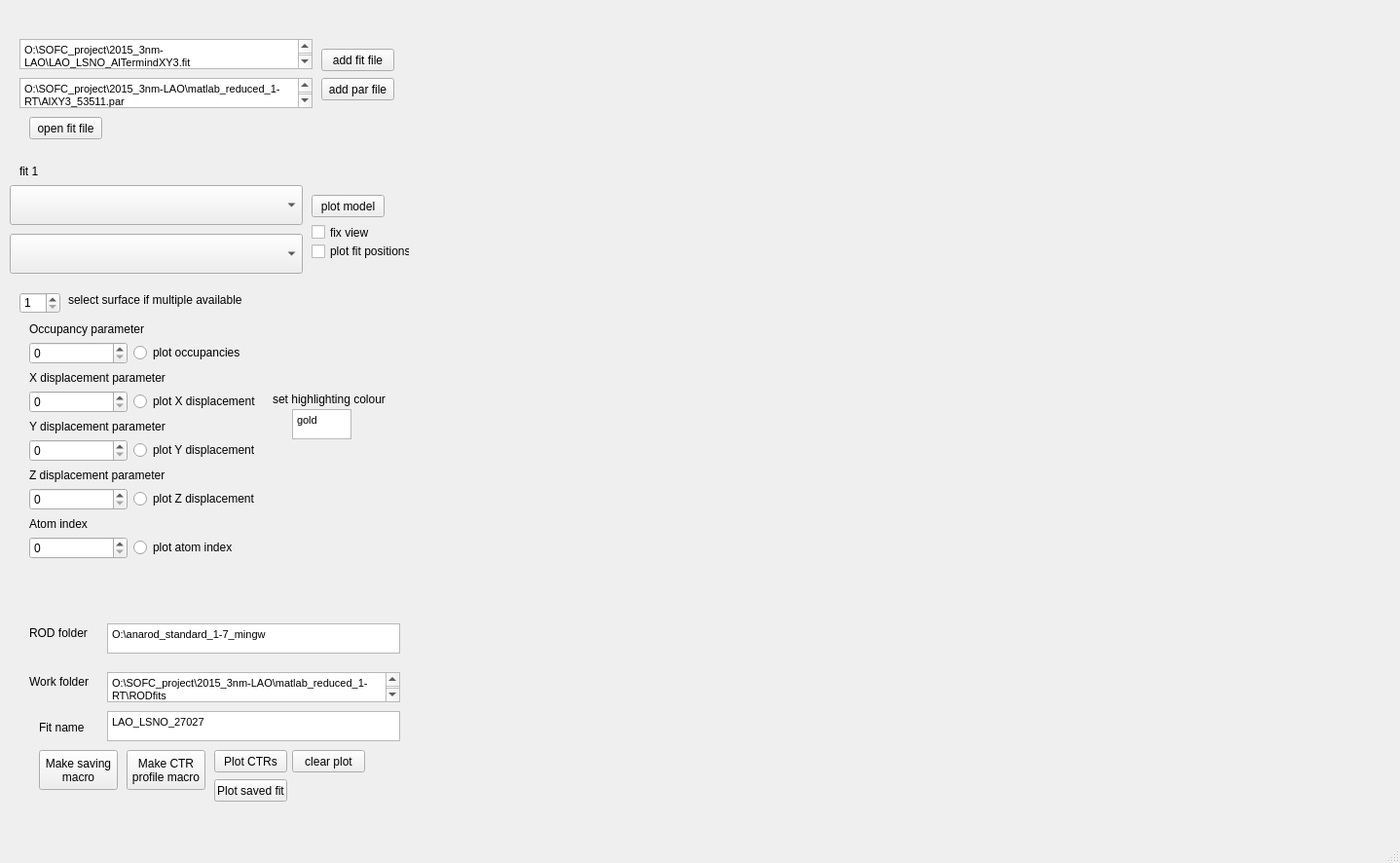
<?xml version="1.0" encoding="UTF-8"?>
<ui version="4.0">
 <class>MainWindow</class>
 <widget class="QMainWindow" name="MainWindow">
  <property name="geometry">
   <rect>
    <x>0</x>
    <y>0</y>
    <width>1438</width>
    <height>886</height>
   </rect>
  </property>
  <property name="windowTitle">
   <string>MainWindow</string>
  </property>
  <widget class="QWidget" name="centralwidget">
   <widget class="QLabel" name="label">
    <property name="geometry">
     <rect>
      <x>20</x>
      <y>160</y>
      <width>141</width>
      <height>31</height>
     </rect>
    </property>
    <property name="text">
     <string>fit 1</string>
    </property>
   </widget>
   <widget class="QTextEdit" name="text1">
    <property name="geometry">
     <rect>
      <x>20</x>
      <y>40</y>
      <width>301</width>
      <height>31</height>
     </rect>
    </property>
    <property name="html">
     <string>&lt;!DOCTYPE HTML PUBLIC &quot;-//W3C//DTD HTML 4.0//EN&quot; &quot;http://www.w3.org/TR/REC-html40/strict.dtd&quot;&gt;
&lt;html&gt;&lt;head&gt;&lt;meta name=&quot;qrichtext&quot; content=&quot;1&quot; /&gt;&lt;style type=&quot;text/css&quot;&gt;
p, li { white-space: pre-wrap; }
&lt;/style&gt;&lt;/head&gt;&lt;body style=&quot; font-family:'MS Shell Dlg 2'; font-size:8.25pt; font-weight:400; font-style:normal;&quot;&gt;
&lt;p style=&quot; margin-top:0px; margin-bottom:0px; margin-left:0px; margin-right:0px; -qt-block-indent:0; text-indent:0px;&quot;&gt;O:\SOFC_project\2015_3nm-LAO\LAO_LSNO_AlTermindXY3.fit&lt;/p&gt;&lt;/body&gt;&lt;/html&gt;</string>
    </property>
   </widget>
   <widget class="QPushButton" name="plotbutton1">
    <property name="geometry">
     <rect>
      <x>320</x>
      <y>200</y>
      <width>75</width>
      <height>23</height>
     </rect>
    </property>
    <property name="text">
     <string>plot model</string>
    </property>
   </widget>
   <widget class="QWidget" name="verticalLayoutWidget">
    <property name="geometry">
     <rect>
      <x>420</x>
      <y>40</y>
      <width>991</width>
      <height>751</height>
     </rect>
    </property>
    <layout class="QVBoxLayout" name="vlayout1"/>
   </widget>
   <widget class="QTextEdit" name="occhigh">
    <property name="geometry">
     <rect>
      <x>300</x>
      <y>420</y>
      <width>61</width>
      <height>31</height>
     </rect>
    </property>
    <property name="html">
     <string>&lt;!DOCTYPE HTML PUBLIC &quot;-//W3C//DTD HTML 4.0//EN&quot; &quot;http://www.w3.org/TR/REC-html40/strict.dtd&quot;&gt;
&lt;html&gt;&lt;head&gt;&lt;meta name=&quot;qrichtext&quot; content=&quot;1&quot; /&gt;&lt;style type=&quot;text/css&quot;&gt;
p, li { white-space: pre-wrap; }
&lt;/style&gt;&lt;/head&gt;&lt;body style=&quot; font-family:'MS Shell Dlg 2'; font-size:8.25pt; font-weight:400; font-style:normal;&quot;&gt;
&lt;p style=&quot; margin-top:0px; margin-bottom:0px; margin-left:0px; margin-right:0px; -qt-block-indent:0; text-indent:0px;&quot;&gt;gold&lt;/p&gt;&lt;/body&gt;&lt;/html&gt;</string>
    </property>
   </widget>
   <widget class="QLabel" name="label_4">
    <property name="geometry">
     <rect>
      <x>280</x>
      <y>400</y>
      <width>121</width>
      <height>20</height>
     </rect>
    </property>
    <property name="text">
     <string>set highlighting colour</string>
    </property>
   </widget>
   <widget class="QTextEdit" name="par1">
    <property name="geometry">
     <rect>
      <x>20</x>
      <y>80</y>
      <width>301</width>
      <height>31</height>
     </rect>
    </property>
    <property name="html">
     <string>&lt;!DOCTYPE HTML PUBLIC &quot;-//W3C//DTD HTML 4.0//EN&quot; &quot;http://www.w3.org/TR/REC-html40/strict.dtd&quot;&gt;
&lt;html&gt;&lt;head&gt;&lt;meta name=&quot;qrichtext&quot; content=&quot;1&quot; /&gt;&lt;style type=&quot;text/css&quot;&gt;
p, li { white-space: pre-wrap; }
&lt;/style&gt;&lt;/head&gt;&lt;body style=&quot; font-family:'MS Shell Dlg 2'; font-size:8.25pt; font-weight:400; font-style:normal;&quot;&gt;
&lt;p style=&quot; margin-top:0px; margin-bottom:0px; margin-left:0px; margin-right:0px; -qt-block-indent:0; text-indent:0px;&quot;&gt;O:\SOFC_project\2015_3nm-LAO\matlab_reduced_1-RT\AlXY3_53511.par&lt;/p&gt;&lt;/body&gt;&lt;/html&gt;</string>
    </property>
   </widget>
   <widget class="QCheckBox" name="parcheck">
    <property name="geometry">
     <rect>
      <x>320</x>
      <y>250</y>
      <width>101</width>
      <height>16</height>
     </rect>
    </property>
    <property name="text">
     <string>plot fit positions</string>
    </property>
   </widget>
   <widget class="QCheckBox" name="checkfix">
    <property name="geometry">
     <rect>
      <x>320</x>
      <y>230</y>
      <width>70</width>
      <height>17</height>
     </rect>
    </property>
    <property name="text">
     <string>fix view</string>
    </property>
   </widget>
   <widget class="QWidget" name="layoutWidget">
    <property name="geometry">
     <rect>
      <x>30</x>
      <y>330</y>
      <width>238</width>
      <height>244</height>
     </rect>
    </property>
    <layout class="QGridLayout" name="gridLayout">
     <item row="10" column="0">
      <widget class="QSpinBox" name="atomindex"/>
     </item>
     <item row="3" column="1">
      <widget class="QRadioButton" name="xbutton">
       <property name="text">
        <string>plot X displacement</string>
       </property>
      </widget>
     </item>
     <item row="5" column="0">
      <widget class="QSpinBox" name="yspin"/>
     </item>
     <item row="6" column="0" colspan="2">
      <widget class="QLabel" name="label_6">
       <property name="text">
        <string>Z displacement parameter</string>
       </property>
      </widget>
     </item>
     <item row="8" column="0" colspan="2">
      <widget class="QLabel" name="label_9">
       <property name="text">
        <string>Atom index</string>
       </property>
      </widget>
     </item>
     <item row="7" column="1">
      <widget class="QRadioButton" name="zbutton">
       <property name="text">
        <string>plot Z displacement</string>
       </property>
      </widget>
     </item>
     <item row="1" column="0">
      <widget class="QSpinBox" name="occspin"/>
     </item>
     <item row="4" column="0" colspan="2">
      <widget class="QLabel" name="label_8">
       <property name="text">
        <string>Y displacement parameter</string>
       </property>
      </widget>
     </item>
     <item row="7" column="0">
      <widget class="QSpinBox" name="zspin"/>
     </item>
     <item row="1" column="1">
      <widget class="QRadioButton" name="occbutton">
       <property name="text">
        <string>plot occupancies</string>
       </property>
      </widget>
     </item>
     <item row="5" column="1">
      <widget class="QRadioButton" name="ybutton">
       <property name="text">
        <string>plot Y displacement</string>
       </property>
      </widget>
     </item>
     <item row="3" column="0">
      <widget class="QSpinBox" name="xspin"/>
     </item>
     <item row="10" column="1">
      <widget class="QRadioButton" name="atomindbutton">
       <property name="text">
        <string>plot atom index</string>
       </property>
      </widget>
     </item>
     <item row="2" column="0" colspan="2">
      <widget class="QLabel" name="label_7">
       <property name="text">
        <string>X displacement parameter</string>
       </property>
      </widget>
     </item>
     <item row="0" column="0" colspan="2">
      <widget class="QLabel" name="label_3">
       <property name="text">
        <string>Occupancy parameter</string>
       </property>
      </widget>
     </item>
    </layout>
   </widget>
   <widget class="QComboBox" name="fitcombo">
    <property name="geometry">
     <rect>
      <x>10</x>
      <y>190</y>
      <width>301</width>
      <height>41</height>
     </rect>
    </property>
   </widget>
   <widget class="QPushButton" name="addfit">
    <property name="geometry">
     <rect>
      <x>330</x>
      <y>50</y>
      <width>75</width>
      <height>23</height>
     </rect>
    </property>
    <property name="text">
     <string>add fit file</string>
    </property>
   </widget>
   <widget class="QComboBox" name="parcombo">
    <property name="geometry">
     <rect>
      <x>10</x>
      <y>240</y>
      <width>301</width>
      <height>41</height>
     </rect>
    </property>
   </widget>
   <widget class="QPushButton" name="addpar">
    <property name="geometry">
     <rect>
      <x>330</x>
      <y>80</y>
      <width>75</width>
      <height>23</height>
     </rect>
    </property>
    <property name="text">
     <string>add par file</string>
    </property>
   </widget>
   <widget class="QSpinBox" name="partspin">
    <property name="geometry">
     <rect>
      <x>20</x>
      <y>300</y>
      <width>42</width>
      <height>22</height>
     </rect>
    </property>
    <property name="minimum">
     <number>1</number>
    </property>
   </widget>
   <widget class="QPushButton" name="openfit">
    <property name="geometry">
     <rect>
      <x>30</x>
      <y>120</y>
      <width>75</width>
      <height>23</height>
     </rect>
    </property>
    <property name="text">
     <string>open fit file</string>
    </property>
   </widget>
   <widget class="QLabel" name="label_2">
    <property name="geometry">
     <rect>
      <x>70</x>
      <y>300</y>
      <width>201</width>
      <height>16</height>
     </rect>
    </property>
    <property name="text">
     <string>select surface if multiple available</string>
    </property>
   </widget>
   <widget class="QPushButton" name="plotctrs">
    <property name="geometry">
     <rect>
      <x>220</x>
      <y>770</y>
      <width>75</width>
      <height>23</height>
     </rect>
    </property>
    <property name="text">
     <string>Plot CTRs</string>
    </property>
   </widget>
   <widget class="QTextEdit" name="workfoldertext">
    <property name="geometry">
     <rect>
      <x>110</x>
      <y>690</y>
      <width>301</width>
      <height>31</height>
     </rect>
    </property>
    <property name="html">
     <string>&lt;!DOCTYPE HTML PUBLIC &quot;-//W3C//DTD HTML 4.0//EN&quot; &quot;http://www.w3.org/TR/REC-html40/strict.dtd&quot;&gt;
&lt;html&gt;&lt;head&gt;&lt;meta name=&quot;qrichtext&quot; content=&quot;1&quot; /&gt;&lt;style type=&quot;text/css&quot;&gt;
p, li { white-space: pre-wrap; }
&lt;/style&gt;&lt;/head&gt;&lt;body style=&quot; font-family:'MS Shell Dlg 2'; font-size:8.25pt; font-weight:400; font-style:normal;&quot;&gt;
&lt;p style=&quot; margin-top:0px; margin-bottom:0px; margin-left:0px; margin-right:0px; -qt-block-indent:0; text-indent:0px;&quot;&gt;O:\SOFC_project\2015_3nm-LAO\matlab_reduced_1-RT\RODfits&lt;/p&gt;&lt;/body&gt;&lt;/html&gt;</string>
    </property>
   </widget>
   <widget class="QTextEdit" name="fittext">
    <property name="geometry">
     <rect>
      <x>110</x>
      <y>730</y>
      <width>301</width>
      <height>31</height>
     </rect>
    </property>
    <property name="html">
     <string>&lt;!DOCTYPE HTML PUBLIC &quot;-//W3C//DTD HTML 4.0//EN&quot; &quot;http://www.w3.org/TR/REC-html40/strict.dtd&quot;&gt;
&lt;html&gt;&lt;head&gt;&lt;meta name=&quot;qrichtext&quot; content=&quot;1&quot; /&gt;&lt;style type=&quot;text/css&quot;&gt;
p, li { white-space: pre-wrap; }
&lt;/style&gt;&lt;/head&gt;&lt;body style=&quot; font-family:'MS Shell Dlg 2'; font-size:8.25pt; font-weight:400; font-style:normal;&quot;&gt;
&lt;p style=&quot; margin-top:0px; margin-bottom:0px; margin-left:0px; margin-right:0px; -qt-block-indent:0; text-indent:0px;&quot;&gt;LAO_LSNO_27027&lt;/p&gt;&lt;/body&gt;&lt;/html&gt;</string>
    </property>
   </widget>
   <widget class="QLabel" name="label_5">
    <property name="geometry">
     <rect>
      <x>30</x>
      <y>690</y>
      <width>61</width>
      <height>20</height>
     </rect>
    </property>
    <property name="text">
     <string>Work folder</string>
    </property>
   </widget>
   <widget class="QLabel" name="label_10">
    <property name="geometry">
     <rect>
      <x>40</x>
      <y>740</y>
      <width>47</width>
      <height>13</height>
     </rect>
    </property>
    <property name="text">
     <string>Fit name</string>
    </property>
   </widget>
   <widget class="QPushButton" name="clearctrs">
    <property name="geometry">
     <rect>
      <x>300</x>
      <y>770</y>
      <width>75</width>
      <height>23</height>
     </rect>
    </property>
    <property name="text">
     <string>clear plot</string>
    </property>
   </widget>
   <widget class="QPushButton" name="savemacro">
    <property name="geometry">
     <rect>
      <x>40</x>
      <y>770</y>
      <width>81</width>
      <height>41</height>
     </rect>
    </property>
    <property name="text">
     <string>Make saving 
macro</string>
    </property>
   </widget>
   <widget class="QPushButton" name="savemacro_2">
    <property name="geometry">
     <rect>
      <x>130</x>
      <y>770</y>
      <width>81</width>
      <height>41</height>
     </rect>
    </property>
    <property name="text">
     <string>Make CTR 
profile macro</string>
    </property>
   </widget>
   <widget class="QLabel" name="savemacrolabel">
    <property name="geometry">
     <rect>
      <x>50</x>
      <y>820</y>
      <width>201</width>
      <height>21</height>
     </rect>
    </property>
    <property name="palette">
     <palette>
      <active>
       <colorrole role="WindowText">
        <brush brushstyle="SolidPattern">
         <color alpha="255">
          <red>0</red>
          <green>0</green>
          <blue>0</blue>
         </color>
        </brush>
       </colorrole>
       <colorrole role="Button">
        <brush brushstyle="SolidPattern">
         <color alpha="255">
          <red>255</red>
          <green>0</green>
          <blue>0</blue>
         </color>
        </brush>
       </colorrole>
       <colorrole role="Light">
        <brush brushstyle="SolidPattern">
         <color alpha="255">
          <red>255</red>
          <green>127</green>
          <blue>127</blue>
         </color>
        </brush>
       </colorrole>
       <colorrole role="Midlight">
        <brush brushstyle="SolidPattern">
         <color alpha="255">
          <red>255</red>
          <green>63</green>
          <blue>63</blue>
         </color>
        </brush>
       </colorrole>
       <colorrole role="Dark">
        <brush brushstyle="SolidPattern">
         <color alpha="255">
          <red>127</red>
          <green>0</green>
          <blue>0</blue>
         </color>
        </brush>
       </colorrole>
       <colorrole role="Mid">
        <brush brushstyle="SolidPattern">
         <color alpha="255">
          <red>170</red>
          <green>0</green>
          <blue>0</blue>
         </color>
        </brush>
       </colorrole>
       <colorrole role="Text">
        <brush brushstyle="SolidPattern">
         <color alpha="255">
          <red>0</red>
          <green>0</green>
          <blue>0</blue>
         </color>
        </brush>
       </colorrole>
       <colorrole role="BrightText">
        <brush brushstyle="SolidPattern">
         <color alpha="255">
          <red>255</red>
          <green>255</green>
          <blue>255</blue>
         </color>
        </brush>
       </colorrole>
       <colorrole role="ButtonText">
        <brush brushstyle="SolidPattern">
         <color alpha="255">
          <red>0</red>
          <green>0</green>
          <blue>0</blue>
         </color>
        </brush>
       </colorrole>
       <colorrole role="Base">
        <brush brushstyle="SolidPattern">
         <color alpha="255">
          <red>255</red>
          <green>255</green>
          <blue>255</blue>
         </color>
        </brush>
       </colorrole>
       <colorrole role="Window">
        <brush brushstyle="SolidPattern">
         <color alpha="255">
          <red>255</red>
          <green>0</green>
          <blue>0</blue>
         </color>
        </brush>
       </colorrole>
       <colorrole role="Shadow">
        <brush brushstyle="SolidPattern">
         <color alpha="255">
          <red>0</red>
          <green>0</green>
          <blue>0</blue>
         </color>
        </brush>
       </colorrole>
       <colorrole role="AlternateBase">
        <brush brushstyle="SolidPattern">
         <color alpha="255">
          <red>255</red>
          <green>127</green>
          <blue>127</blue>
         </color>
        </brush>
       </colorrole>
       <colorrole role="ToolTipBase">
        <brush brushstyle="SolidPattern">
         <color alpha="255">
          <red>255</red>
          <green>255</green>
          <blue>220</blue>
         </color>
        </brush>
       </colorrole>
       <colorrole role="ToolTipText">
        <brush brushstyle="SolidPattern">
         <color alpha="255">
          <red>0</red>
          <green>0</green>
          <blue>0</blue>
         </color>
        </brush>
       </colorrole>
      </active>
      <inactive>
       <colorrole role="WindowText">
        <brush brushstyle="SolidPattern">
         <color alpha="255">
          <red>0</red>
          <green>0</green>
          <blue>0</blue>
         </color>
        </brush>
       </colorrole>
       <colorrole role="Button">
        <brush brushstyle="SolidPattern">
         <color alpha="255">
          <red>255</red>
          <green>0</green>
          <blue>0</blue>
         </color>
        </brush>
       </colorrole>
       <colorrole role="Light">
        <brush brushstyle="SolidPattern">
         <color alpha="255">
          <red>255</red>
          <green>127</green>
          <blue>127</blue>
         </color>
        </brush>
       </colorrole>
       <colorrole role="Midlight">
        <brush brushstyle="SolidPattern">
         <color alpha="255">
          <red>255</red>
          <green>63</green>
          <blue>63</blue>
         </color>
        </brush>
       </colorrole>
       <colorrole role="Dark">
        <brush brushstyle="SolidPattern">
         <color alpha="255">
          <red>127</red>
          <green>0</green>
          <blue>0</blue>
         </color>
        </brush>
       </colorrole>
       <colorrole role="Mid">
        <brush brushstyle="SolidPattern">
         <color alpha="255">
          <red>170</red>
          <green>0</green>
          <blue>0</blue>
         </color>
        </brush>
       </colorrole>
       <colorrole role="Text">
        <brush brushstyle="SolidPattern">
         <color alpha="255">
          <red>0</red>
          <green>0</green>
          <blue>0</blue>
         </color>
        </brush>
       </colorrole>
       <colorrole role="BrightText">
        <brush brushstyle="SolidPattern">
         <color alpha="255">
          <red>255</red>
          <green>255</green>
          <blue>255</blue>
         </color>
        </brush>
       </colorrole>
       <colorrole role="ButtonText">
        <brush brushstyle="SolidPattern">
         <color alpha="255">
          <red>0</red>
          <green>0</green>
          <blue>0</blue>
         </color>
        </brush>
       </colorrole>
       <colorrole role="Base">
        <brush brushstyle="SolidPattern">
         <color alpha="255">
          <red>255</red>
          <green>255</green>
          <blue>255</blue>
         </color>
        </brush>
       </colorrole>
       <colorrole role="Window">
        <brush brushstyle="SolidPattern">
         <color alpha="255">
          <red>255</red>
          <green>0</green>
          <blue>0</blue>
         </color>
        </brush>
       </colorrole>
       <colorrole role="Shadow">
        <brush brushstyle="SolidPattern">
         <color alpha="255">
          <red>0</red>
          <green>0</green>
          <blue>0</blue>
         </color>
        </brush>
       </colorrole>
       <colorrole role="AlternateBase">
        <brush brushstyle="SolidPattern">
         <color alpha="255">
          <red>255</red>
          <green>127</green>
          <blue>127</blue>
         </color>
        </brush>
       </colorrole>
       <colorrole role="ToolTipBase">
        <brush brushstyle="SolidPattern">
         <color alpha="255">
          <red>255</red>
          <green>255</green>
          <blue>220</blue>
         </color>
        </brush>
       </colorrole>
       <colorrole role="ToolTipText">
        <brush brushstyle="SolidPattern">
         <color alpha="255">
          <red>0</red>
          <green>0</green>
          <blue>0</blue>
         </color>
        </brush>
       </colorrole>
      </inactive>
      <disabled>
       <colorrole role="WindowText">
        <brush brushstyle="SolidPattern">
         <color alpha="255">
          <red>127</red>
          <green>0</green>
          <blue>0</blue>
         </color>
        </brush>
       </colorrole>
       <colorrole role="Button">
        <brush brushstyle="SolidPattern">
         <color alpha="255">
          <red>255</red>
          <green>0</green>
          <blue>0</blue>
         </color>
        </brush>
       </colorrole>
       <colorrole role="Light">
        <brush brushstyle="SolidPattern">
         <color alpha="255">
          <red>255</red>
          <green>127</green>
          <blue>127</blue>
         </color>
        </brush>
       </colorrole>
       <colorrole role="Midlight">
        <brush brushstyle="SolidPattern">
         <color alpha="255">
          <red>255</red>
          <green>63</green>
          <blue>63</blue>
         </color>
        </brush>
       </colorrole>
       <colorrole role="Dark">
        <brush brushstyle="SolidPattern">
         <color alpha="255">
          <red>127</red>
          <green>0</green>
          <blue>0</blue>
         </color>
        </brush>
       </colorrole>
       <colorrole role="Mid">
        <brush brushstyle="SolidPattern">
         <color alpha="255">
          <red>170</red>
          <green>0</green>
          <blue>0</blue>
         </color>
        </brush>
       </colorrole>
       <colorrole role="Text">
        <brush brushstyle="SolidPattern">
         <color alpha="255">
          <red>127</red>
          <green>0</green>
          <blue>0</blue>
         </color>
        </brush>
       </colorrole>
       <colorrole role="BrightText">
        <brush brushstyle="SolidPattern">
         <color alpha="255">
          <red>255</red>
          <green>255</green>
          <blue>255</blue>
         </color>
        </brush>
       </colorrole>
       <colorrole role="ButtonText">
        <brush brushstyle="SolidPattern">
         <color alpha="255">
          <red>127</red>
          <green>0</green>
          <blue>0</blue>
         </color>
        </brush>
       </colorrole>
       <colorrole role="Base">
        <brush brushstyle="SolidPattern">
         <color alpha="255">
          <red>255</red>
          <green>0</green>
          <blue>0</blue>
         </color>
        </brush>
       </colorrole>
       <colorrole role="Window">
        <brush brushstyle="SolidPattern">
         <color alpha="255">
          <red>255</red>
          <green>0</green>
          <blue>0</blue>
         </color>
        </brush>
       </colorrole>
       <colorrole role="Shadow">
        <brush brushstyle="SolidPattern">
         <color alpha="255">
          <red>0</red>
          <green>0</green>
          <blue>0</blue>
         </color>
        </brush>
       </colorrole>
       <colorrole role="AlternateBase">
        <brush brushstyle="SolidPattern">
         <color alpha="255">
          <red>255</red>
          <green>0</green>
          <blue>0</blue>
         </color>
        </brush>
       </colorrole>
       <colorrole role="ToolTipBase">
        <brush brushstyle="SolidPattern">
         <color alpha="255">
          <red>255</red>
          <green>255</green>
          <blue>220</blue>
         </color>
        </brush>
       </colorrole>
       <colorrole role="ToolTipText">
        <brush brushstyle="SolidPattern">
         <color alpha="255">
          <red>0</red>
          <green>0</green>
          <blue>0</blue>
         </color>
        </brush>
       </colorrole>
      </disabled>
     </palette>
    </property>
    <property name="text">
     <string/>
    </property>
   </widget>
   <widget class="QPushButton" name="plotsavefit">
    <property name="geometry">
     <rect>
      <x>220</x>
      <y>800</y>
      <width>75</width>
      <height>23</height>
     </rect>
    </property>
    <property name="text">
     <string>Plot saved fit</string>
    </property>
   </widget>
   <widget class="QTextEdit" name="rodfolder">
    <property name="geometry">
     <rect>
      <x>110</x>
      <y>640</y>
      <width>301</width>
      <height>31</height>
     </rect>
    </property>
    <property name="html">
     <string>&lt;!DOCTYPE HTML PUBLIC &quot;-//W3C//DTD HTML 4.0//EN&quot; &quot;http://www.w3.org/TR/REC-html40/strict.dtd&quot;&gt;
&lt;html&gt;&lt;head&gt;&lt;meta name=&quot;qrichtext&quot; content=&quot;1&quot; /&gt;&lt;style type=&quot;text/css&quot;&gt;
p, li { white-space: pre-wrap; }
&lt;/style&gt;&lt;/head&gt;&lt;body style=&quot; font-family:'MS Shell Dlg 2'; font-size:8.25pt; font-weight:400; font-style:normal;&quot;&gt;
&lt;p style=&quot; margin-top:0px; margin-bottom:0px; margin-left:0px; margin-right:0px; -qt-block-indent:0; text-indent:0px;&quot;&gt;O:\anarod_standard_1-7_mingw&lt;/p&gt;&lt;/body&gt;&lt;/html&gt;</string>
    </property>
   </widget>
   <widget class="QLabel" name="label_11">
    <property name="geometry">
     <rect>
      <x>30</x>
      <y>640</y>
      <width>61</width>
      <height>20</height>
     </rect>
    </property>
    <property name="text">
     <string>ROD folder</string>
    </property>
   </widget>
  </widget>
  <widget class="QMenuBar" name="menubar">
   <property name="geometry">
    <rect>
     <x>0</x>
     <y>0</y>
     <width>1438</width>
     <height>21</height>
    </rect>
   </property>
  </widget>
  <widget class="QStatusBar" name="statusbar"/>
 </widget>
 <resources/>
 <connections/>
</ui>
